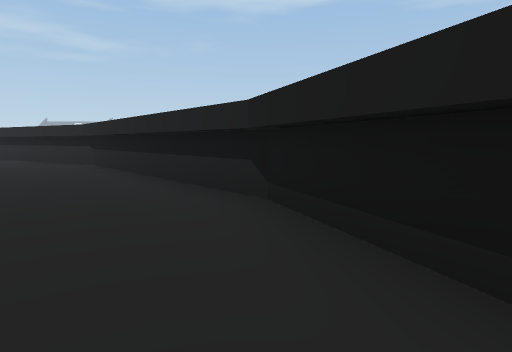
View 1 (above)

16 first-person views from a walk through a 3-D level made in the Unity game engine. The camera is 1.2 m above the floor, tilts 6° down and sees 75° across. The floor is counted in squares, 2 m on a side. Each view is taken from the middle of a square. On the plan, view 1 faces up. The plan holds only what a view shows up to about 10 squares ahead; the rest is blank. The place goes on beyond the plan.

View 2
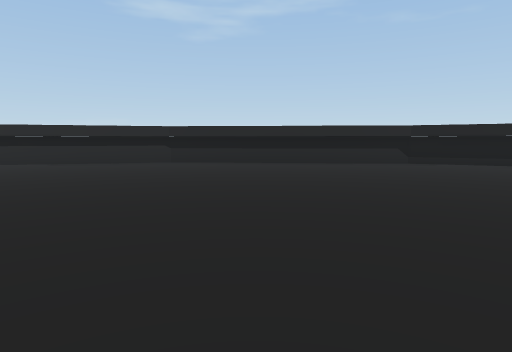

View 3
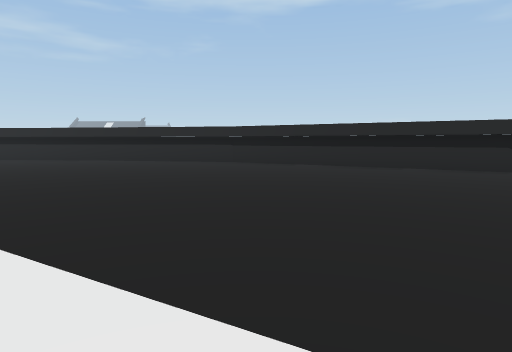

View 4
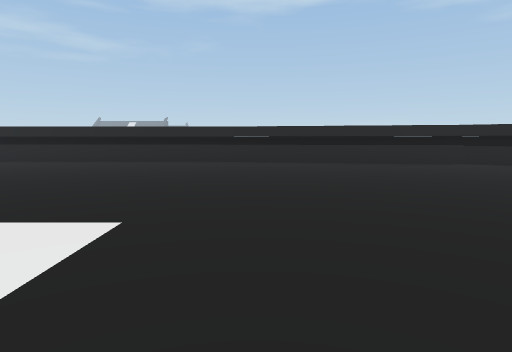

View 5
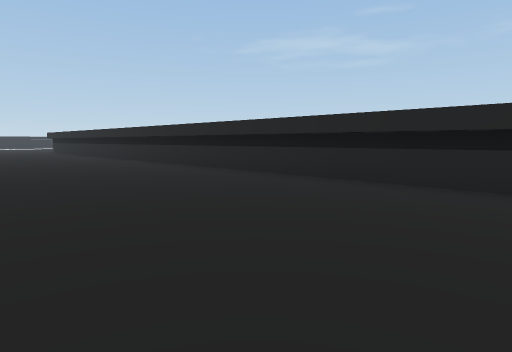

View 6
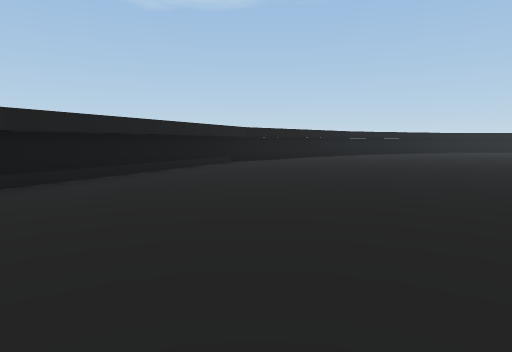

View 7
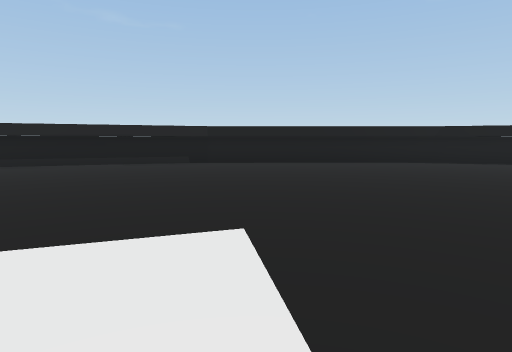

View 8
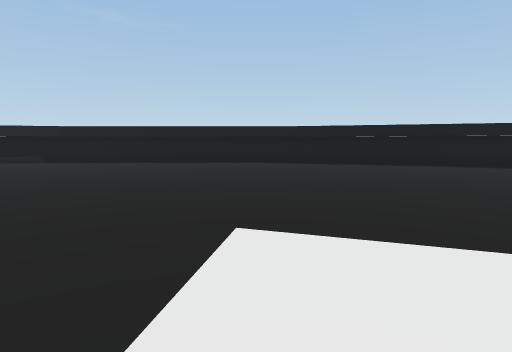

View 9
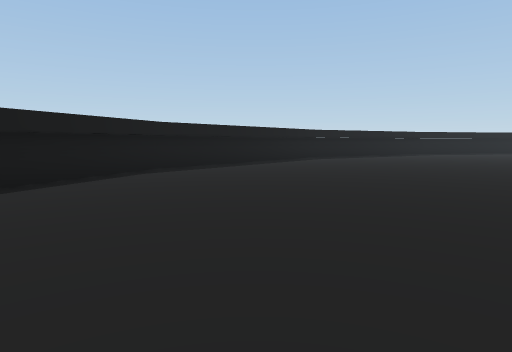

View 10
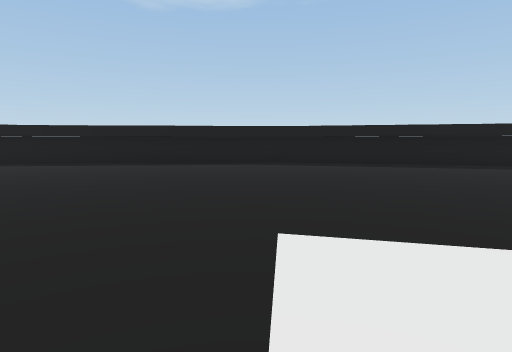

View 11
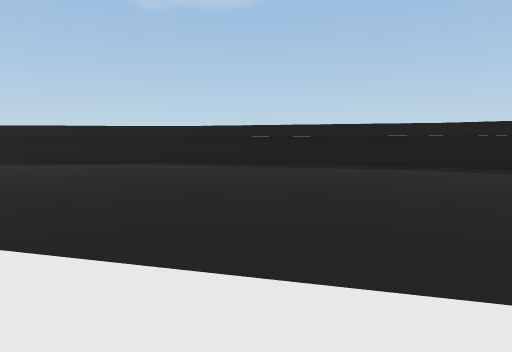

View 12
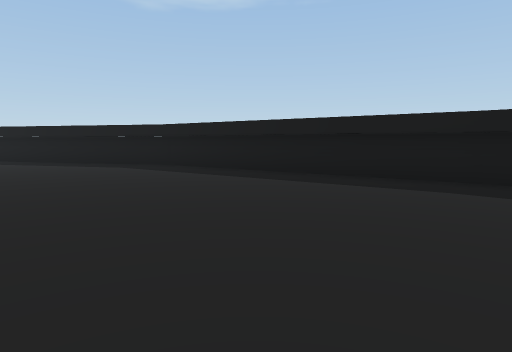

View 13
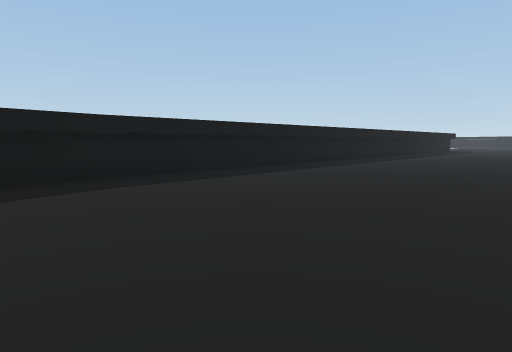

View 14
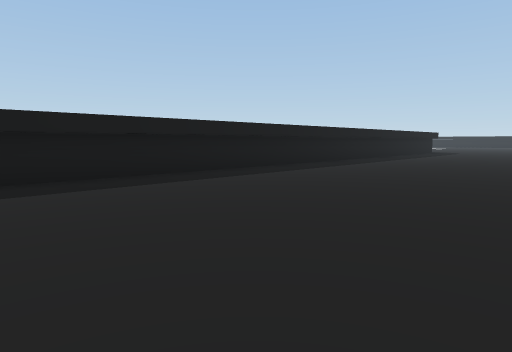

View 15
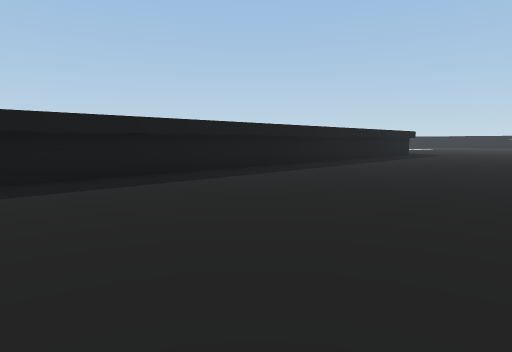

View 16
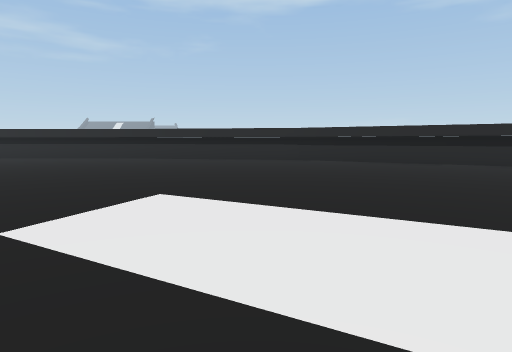

### Floor plan
Points are (right, up) in squares from view 1. A wall is a line through its corners. A room is listed if a view was taken in it or the views show most of it. See-through windows are left out.
Room 1 (views 1, 2, 3, 4, 5, 6, 7, 8, 9, 10, 11, 12, 13, 14, 15, 16)
walls: (-16.1, -24.3) (-9.6, -23.1) (-4.1, -20) (0, -15.1) (2.1, -9.1) (2.1, -2.7) (-0.1, 3.3) (-4.2, 8.2) (-9.7, 11.3) (-16.1, 12.4); (-16, 12.4) (-25.5, 12.4); (-16, -24.5) (-9.5, -23.4) (-4, -20.1) (0.2, -15.2) (2.4, -9.1) (2.3, -2.6) (0.1, 3.4) (-4, 8.3) (-9.6, 11.5) (-16.1, 12.6); (-16, 12.6) (-25.5, 12.6); (-25.5, -24.3) (-15.9, -24.3); (-25.5, -24.5) (-15.9, -24.5)

Positions as (right, up) in squares from view 1, and headings:
1: (0, 0), facing up
2: (-9, 0), facing up-right
3: (-9, 2), facing up
4: (-15, 3), facing up
5: (-16, 8), facing up-left
6: (-5, 4), facing down-right
7: (-7, -4), facing right
8: (-7, -8), facing right
9: (-2, -8), facing down
10: (-10, -13), facing down-right
11: (-12, -15), facing down-right
12: (-17, -19), facing down-right
13: (-14, -19), facing down-left
14: (-17, -19), facing down-left
15: (-20, -19), facing down-left
16: (-11, 1), facing up
